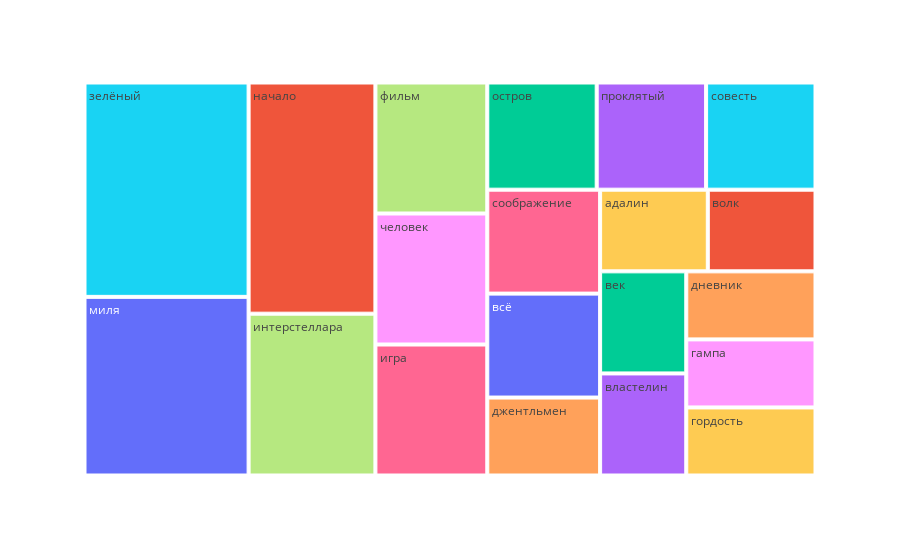

The code cell stored with this chart in its notebook:
### Code cell
#treepmap по фильмам
fig = px.treemap(dfilm, path=['film'], values='count', color='film')
fig.show()

### Figure 1 — Plotly figure (JSON) as saved in the notebook; plotly's stock layout.template omitted (floating-point values rounded to 4 significant figures)
{"data": [{"branchvalues": "total", "customdata": [["миля"], ["начало"], ["остров"], ["проклятый"], ["джентльмен"], ["совесть"], ["соображение"], ["фильм"], ["человек"], ["адалин"], ["всё"], ["волк"], ["век"], ["властелин"], ["дневник"], ["зелёный"], ["игра"], ["интерстеллара"], ["гампа"], ["гордость"]], "domain": {"x": [0, 1], "y": [0, 1]}, "hovertemplate": "labels=%{label}<br>count=%{value}<br>parent=%{parent}<br>id=%{id}<br>film=%{customdata[0]}<extra></extra>", "ids": ["миля", "начало", "остров", "проклятый", "джентльмен", "совесть", "соображение", "фильм", "человек", "адалин", "всё", "волк", "век", "властелин", "дневник", "зелёный", "игра", "интерстеллара", "гампа", "гордость"], "labels": ["миля", "начало", "остров", "проклятый", "джентльмен", "совесть", "соображение", "фильм", "человек", "адалин", "всё", "волк", "век", "властелин", "дневник", "зелёный", "игра", "интерстеллара", "гампа", "гордость"], "marker": {"colors": ["#636efa", "#EF553B", "#00cc96", "#ab63fa", "#FFA15A", "#19d3f3", "#FF6692", "#B6E880", "#FF97FF", "#FECB52", "#636efa", "#EF553B", "#00cc96", "#ab63fa", "#FFA15A", "#19d3f3", "#FF6692", "#B6E880", "#FF97FF", "#FECB52"]}, "name": "", "parents": ["", "", "", "", "", "", "", "", "", "", "", "", "", "", "", "", "", "", "", ""], "type": "treemap", "values": [10, 10, 4, 4, 3, 4, 4, 5, 5, 3, 4, 3, 3, 3, 3, 12, 5, 7, 3, 3]}], "layout": {"legend": {"tracegroupgap": 0}, "margin": {"t": 60}}}
